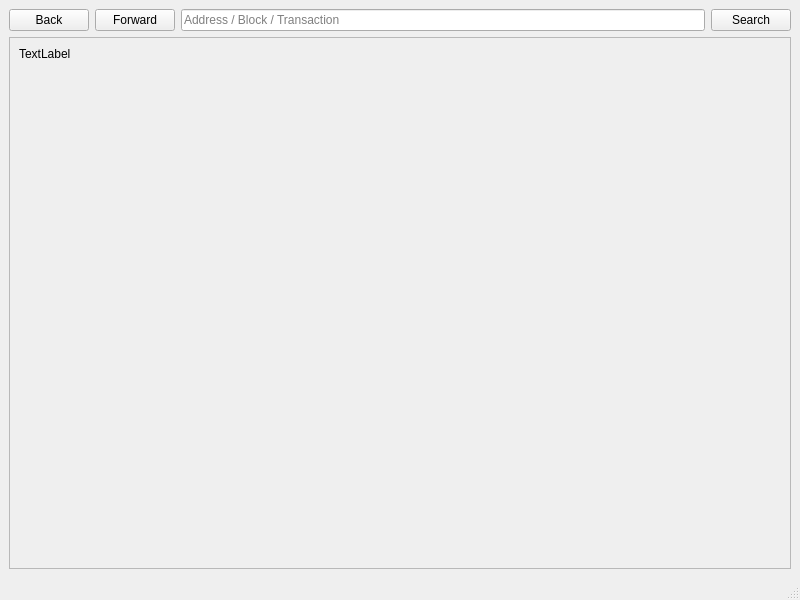
<?xml version="1.0" encoding="UTF-8"?>
<ui version="4.0">
 <class>BlockExplorer</class>
 <widget class="QMainWindow" name="BlockExplorer">
  <property name="geometry">
   <rect>
    <x>0</x>
    <y>0</y>
    <width>800</width>
    <height>600</height>
   </rect>
  </property>
  <property name="windowTitle">
   <string>Blockchain Explorer</string>
  </property>
  <property name="styleSheet">
   <string notr="true"/>
  </property>
  <widget class="QWidget" name="centralwidget">
   <property name="styleSheet">
    <string notr="true"/>
   </property>
   <layout class="QVBoxLayout" name="verticalLayout">
    <item>
     <layout class="QHBoxLayout" name="horizontalLayout">
      <property name="sizeConstraint">
       <enum>QLayout::SetMinimumSize</enum>
      </property>
      <item>
       <widget class="QPushButton" name="back">
        <property name="text">
         <string>Back</string>
        </property>
        <property name="icon">
         <iconset>
          <normaloff>:/icons/back</normaloff>:/icons/back</iconset>
        </property>
        <property name="flat">
         <bool>false</bool>
        </property>
       </widget>
      </item>
      <item>
       <widget class="QPushButton" name="forward">
        <property name="text">
         <string>Forward</string>
        </property>
        <property name="icon">
         <iconset>
          <normaloff>:/icons/forward</normaloff>:/icons/forward</iconset>
        </property>
       </widget>
      </item>
      <item>
       <widget class="QLineEdit" name="searchBox">
        <property name="sizePolicy">
         <sizepolicy hsizetype="Expanding" vsizetype="Fixed">
          <horstretch>5</horstretch>
          <verstretch>0</verstretch>
         </sizepolicy>
        </property>
        <property name="minimumSize">
         <size>
          <width>0</width>
          <height>0</height>
         </size>
        </property>
        <property name="inputMask">
         <string/>
        </property>
        <property name="text">
         <string/>
        </property>
        <property name="placeholderText">
         <string>Address / Block / Transaction</string>
        </property>
       </widget>
      </item>
      <item>
       <widget class="QPushButton" name="pushSearch">
        <property name="sizePolicy">
         <sizepolicy hsizetype="Minimum" vsizetype="Fixed">
          <horstretch>0</horstretch>
          <verstretch>0</verstretch>
         </sizepolicy>
        </property>
        <property name="minimumSize">
         <size>
          <width>0</width>
          <height>0</height>
         </size>
        </property>
        <property name="maximumSize">
         <size>
          <width>16777215</width>
          <height>16777215</height>
         </size>
        </property>
        <property name="text">
         <string>Search</string>
        </property>
        <property name="autoDefault">
         <bool>false</bool>
        </property>
        <property name="default">
         <bool>false</bool>
        </property>
        <property name="flat">
         <bool>false</bool>
        </property>
       </widget>
      </item>
     </layout>
    </item>
    <item>
     <widget class="QScrollArea" name="scrollArea">
      <property name="widgetResizable">
       <bool>true</bool>
      </property>
      <widget class="QWidget" name="scrollAreaWidgetContents">
       <property name="geometry">
        <rect>
         <x>0</x>
         <y>0</y>
         <width>780</width>
         <height>489</height>
        </rect>
       </property>
       <layout class="QHBoxLayout" name="horizontalLayout_2">
        <item>
         <widget class="QLabel" name="content">
          <property name="sizePolicy">
           <sizepolicy hsizetype="Preferred" vsizetype="Expanding">
            <horstretch>0</horstretch>
            <verstretch>0</verstretch>
           </sizepolicy>
          </property>
          <property name="text">
           <string>TextLabel</string>
          </property>
          <property name="textFormat">
           <enum>Qt::RichText</enum>
          </property>
          <property name="alignment">
           <set>Qt::AlignLeading|Qt::AlignLeft|Qt::AlignTop</set>
          </property>
          <property name="textInteractionFlags">
           <set>Qt::LinksAccessibleByMouse|Qt::TextSelectableByMouse</set>
          </property>
         </widget>
        </item>
       </layout>
      </widget>
     </widget>
    </item>
   </layout>
  </widget>
  <widget class="QMenuBar" name="menubar">
   <property name="geometry">
    <rect>
     <x>0</x>
     <y>0</y>
     <width>800</width>
     <height>27</height>
    </rect>
   </property>
  </widget>
  <widget class="QStatusBar" name="statusbar"/>
 </widget>
 <resources>
  <include location="../userx.qrc"/>
 </resources>
 <connections/>
</ui>
